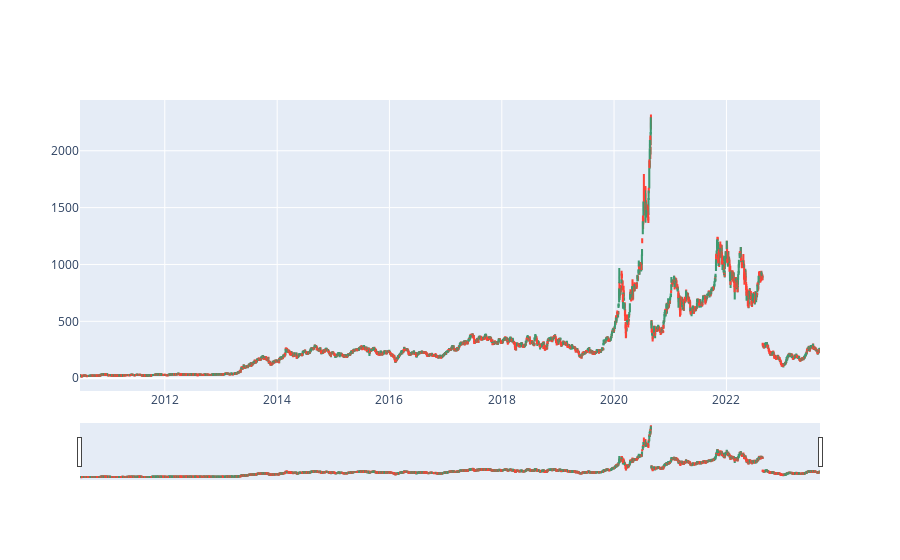

Notebook cell for this chart:
### Code cell
# For plotting candlestick charts.
import plotly.graph_objects as go
# bse_data_reset_index_df = df

# fig = go.Figure(data=[go.Candlestick(x=bse_data_reset_index_df['date'],
#                 open=bse_data_reset_index_df['open'],
#                 high=bse_data_reset_index_df['high'],
#                 low=bse_data_reset_index_df['low'],
#                 close=bse_data_reset_index_df['close'])])

fig = go.Figure(data=[go.Candlestick(x=df['date'],
                open=df['open'],
                high=df['high'],
                low=df['low'],
                close=df['close'])])
fig.show()

### Figure 1 — Plotly figure (JSON) as saved in the notebook; plotly's stock layout.template omitted (floating-point values rounded to 4 significant figures; data arrays with more than 128 entries replaced by an {"elided": "..."} marker saying what was removed)
{"data": [{"close": {"elided": "3319 float values"}, "high": {"elided": "3319 float values"}, "low": {"elided": "3319 float values"}, "open": {"elided": "3319 float values"}, "type": "candlestick", "x": {"elided": "3319 str values"}}], "layout": {}}
